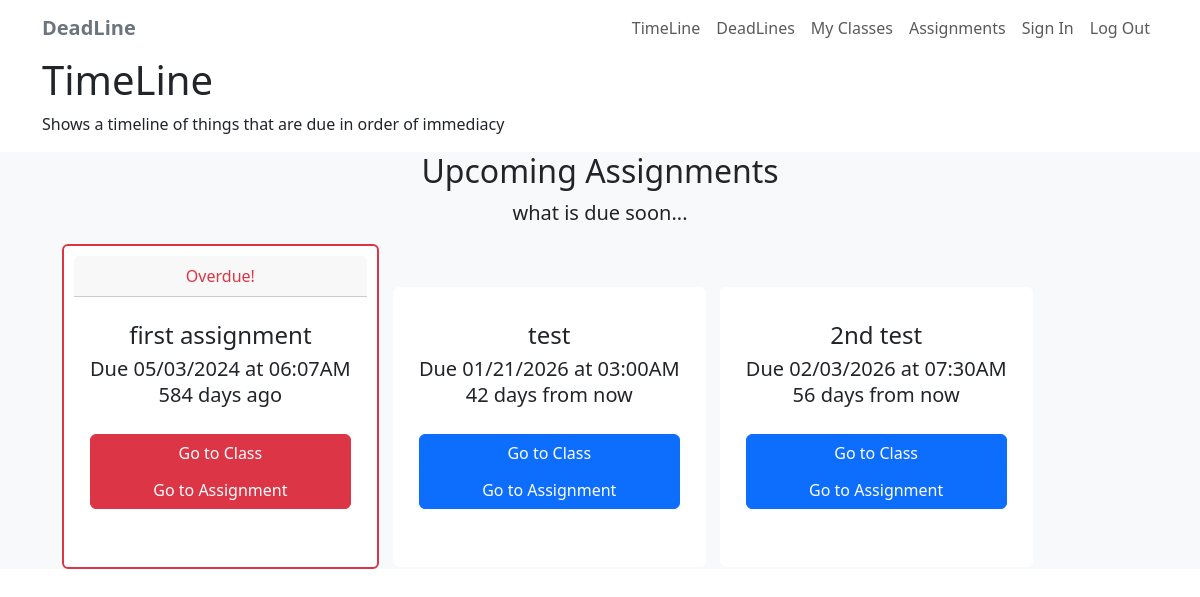
Screenshot of /timeline (signed in) with the database file from the repository.
### app/models.py (models this page shows)
class Assignment(db.Model):
    id = db.Column(db.Integer, primary_key=True)
    title = db.Column(db.String(140), nullable=False)
    description = db.Column(db.Text)
    due_date = db.Column(db.DateTime, nullable=False)
    created_at = db.Column(db.DateTime, default=datetime.utcnow)
    user_id = db.Column(db.Integer, db.ForeignKey('user.id'))
    user = db.relationship('User', backref='assignments')

### app/routes.py (the view)
@deadline_app.route('/timeline')
@login_required
def timeline():
    assignments = (
        Assignment.query
        .filter_by(user_id=current_user.id)
        .order_by(Assignment.due_date)
        .all()
    )
    return render_template(
        'timeline.html',
        title='Timeline',
        assignments=assignments,
        now=datetime.now(),
    )

### app/__init__.py (called while the page is built)
def create_app():
    deadline_app = Flask(__name__)
    deadline_app.config.from_mapping(
        SECRET_KEY='shmortobius',
        SQLALCHEMY_DATABASE_URI='sqlite:///' + os.path.join(basedir, 'app.db'),
        SQLALCHEMY_TRACK_MODIFICATIONS=False
    )
    db.init_app(deadline_app)
    login_manager.init_app(deadline_app)
    login_manager.login_view = 'login'
    from app.models import User
    @login_manager.user_loader
    def load_user(user_id):
        return User.query.get(int(user_id))
    with deadline_app.app_context():
        from app import routes, models
        db.create_all()
    return deadline_app

### app/templates/timeline.html (shortened to what this page needs)
{% extends "layout.html" %}
{% block content %}
<div class="container">
        <h1>TimeLine</h1>
        <p>
            Shows a timeline of things that are due in order of immediacy
        </p>
</div>
<section id="timeLineList" class="bg-light">
    <div class="container-lg">
        <div class="text-center">
            <h2>Upcoming Assignments</h2>
            <p class="lead">what is due soon...</p>
        </div>
    </div>
    <div class="container">
        <div class="row">
            <div class="col">
                <div class="horizontal-scroll-container">
                    {% if assignments %}
                    {% for assignment in assignments %}
                    {% set secondsLeft = (assignment.due_date - now).total_seconds() | int %}
                    {% set daysLeft = (secondsLeft/86400) | int %}
                    {% set onlyHoursLeft = (secondsLeft/3600) | int %}
                    {% set onlyMinutesLeft = ((secondsLeft/60)%60) | int %}
                    {% if secondsLeft < 0 %}
                    <div class="item card border-danger border-2">
                        <div class="card-header text-center text-danger">
                            Overdue!
                        </div>
                        <div class="card-body text-center py-4">
                            <h4 class="card-title">{{ assignment.title }}</h4>
                            <p class="lead card-subtitle">
                                Due {{ assignment.due_date.strftime('%m/%d/%Y at %I:%M%p') }}
                            </p>
                            <p class="lead card-subtitle">
                                {{ -1 * daysLeft }} days ago
                            </p>
                            <div class="d-grid gap-2">
                                <div class="btn-group-vertical py-4">
                                    <a href="#" class="btn btn-danger">Go to Class</a>
                                    <a href="#" class="btn btn-danger">Go to Assignment</a>
                                </div>
                            </div>
                        </div>
                    </div>
                    {% else %}
                    <div class="item card border-0">
                        <div class="card-body text-center py-4">
                            <h4 class="card-title">{{ assignment.title }}</h4>
                            <p class="lead card-subtitle">
                                Due {{ assignment.due_date.strftime('%m/%d/%Y at %I:%M%p') }}
                            </p>
                            <p class="lead card-subtitle">
                                {{ daysLeft }} days from now
                            </p>
                            <div class="d-grid gap-2">
                                <div class="btn-group-vertical py-4">
                                    <a href="#" class="btn btn-primary">Go to Class</a>
                                    <a href="#" class="btn btn-primary">Go to Assignment</a>
                                </div>
                            </div>
                        </div>
                    </div>
                    {% endif %}
                    {% endfor %}
                    {% endif %}
                </div>
            </div>
        </div>
    </div>
</section>
{% endblock %}

### app/static/content/style.css (style rules this page uses)
.horizontal-scroll-container { overflow-x: auto; white-space: nowrap; padding-left: 20px; padding-right: 20px; }
.horizontal-scroll-container .item { display: inline-block; padding: 10px; border: 1px solid #ccc; margin-right: 10px; }

### rows the page displays
Assignment: title "first assignment", due_date "05/03/2024 at 06:07AM"
Assignment: title "test", due_date "01/21/2026 at 03:00AM"
Assignment: title "2nd test", due_date "02/03/2026 at 07:30AM"
